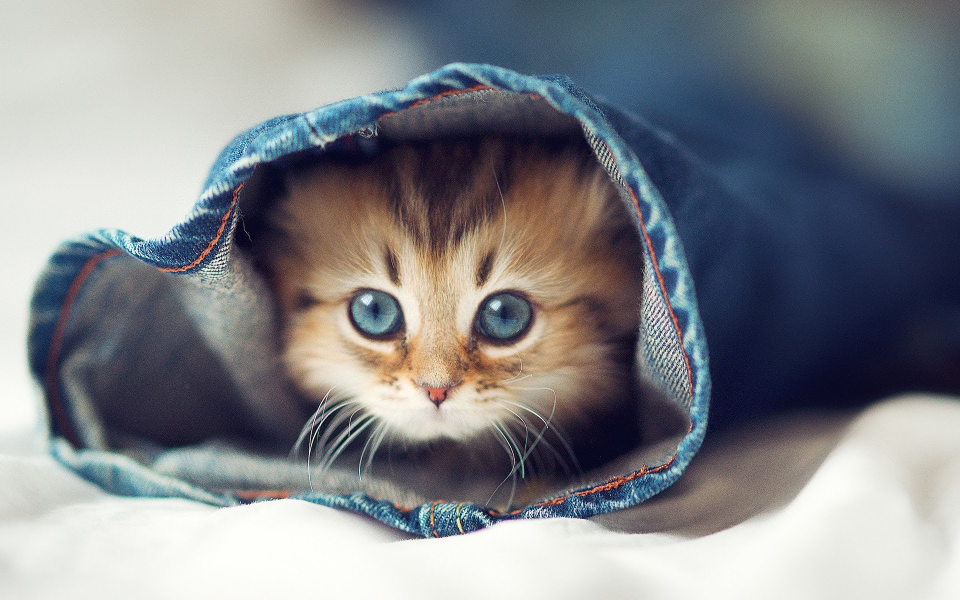
#> input picture 影像處理/HW1/cutecat.jpg, 1920 x 1200 px (shown at 1/2 size)
$ python hw1.py
#> lines starting #> are read from the running program, lines starting #| are printed output that depends on the picture
# -*- coding: utf-8 -*-
"""
Created on Sun Oct  1 16:35:17 2017

@author: 卓傳衛
"""

import cv2


"""除了標準輸出有寬高資訊外  視窗開啟圖檔的名稱後也有圖片寬高尺寸"""
"""
9/27 HW#01
1. 視窗看圖 (10%)
2. 長寬各縮小一半 (30%)
3. 中間放字--"淡江資工" (綠色的, 粗體) (30%)
4.  **影像其他特效 (20%額外加分)
     Input: 讀入"任意"一張圖片
     Output:（1）存新檔圖 (20%）
            （2）顯示影像寬和高 (10%)
"""

"""讀取並縮小圖片"""
#圖片名稱
pic_name = "cutecat.jpg"
pic = cv2.imread(pic_name)
#> pic is the input picture: shape (1200, 1920, 3); mean B, G, R 137.3, 132.8, 130.3
small_pic = cv2.resize(pic,(int(pic.shape[1]/2),int(pic.shape[0]/2)))
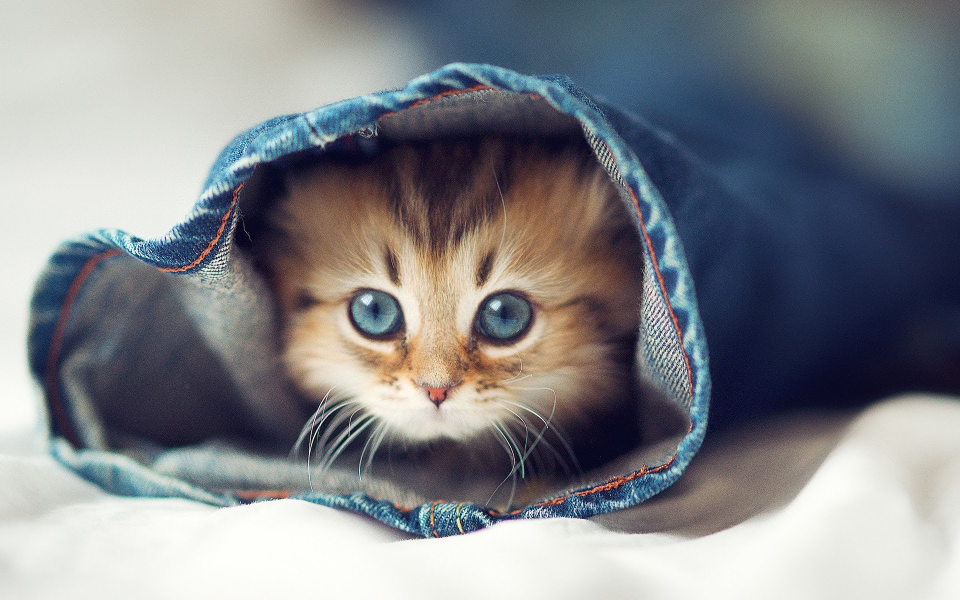
#> small_pic: shape (600, 960, 3); mean B, G, R 137.4, 132.9, 130.5
small_pic_name = "small-"+pic_name

'''印出縮小後的圖片'''
cv2.imshow(format(small_pic_name+"(%d x %d)"%(small_pic.shape[1],small_pic.shape[0])),small_pic)
print(format("寬:%d 長:%d"%(small_pic.shape[1],small_pic.shape[0])))
#| 寬:960 長:600
key = cv2.waitKey(0)
#> (key Esc is pressed here)

'''按下S儲存縮小的照片'''
if(key == 115):
    cv2.imwrite(small_pic_name,small_pic)

"""影像其他特效(使圖片線性增亮)"""
bright_rate = 1.5
bright_plus = 0
for ih in range(0,small_pic.shape[0]):
    for iw in range(0,small_pic.shape[1]):
        for i in range(0,3):
            b = int(small_pic[ih,iw,i])
            b = b*bright_rate+bright_plus
            if b > 255 :
                b = 255
            small_pic[ih,iw,i] = b
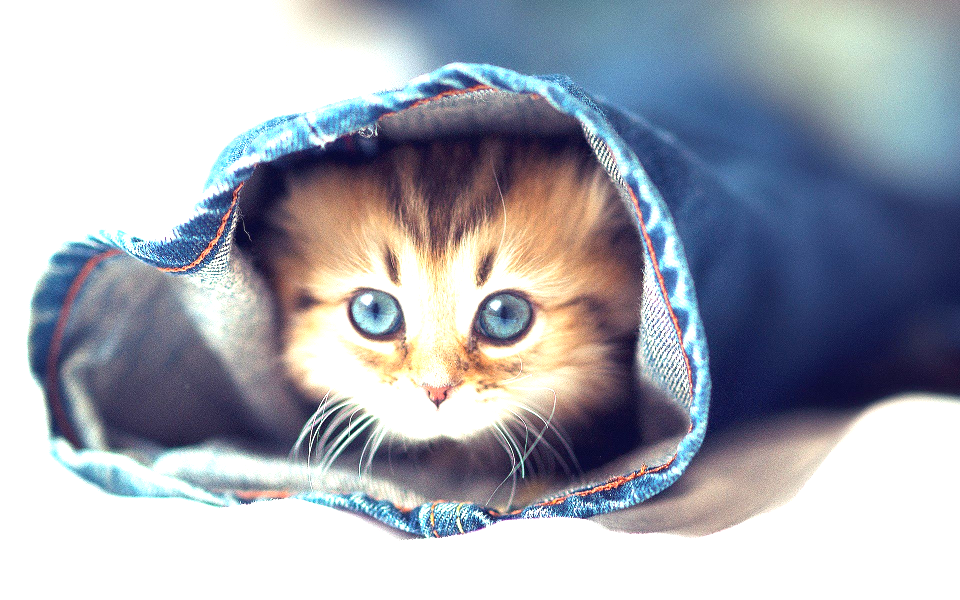
#> small_pic: shape (600, 960, 3); mean B, G, R 179.3, 168.9, 165
"""印出變亮的圖片"""
cv2.imshow(format("bright-"+small_pic_name+"(%d x %d)"%(small_pic.shape[1],small_pic.shape[0])),small_pic)
print(format("寬:%d 長:%d"%(small_pic.shape[1],small_pic.shape[0])))
#| 寬:960 長:600
key = cv2.waitKey(0)
#> (key Esc is pressed here)

'''按下S儲存變亮的照片'''
if(key == 115):
    cv2.imwrite("bright"+small_pic_name,small_pic)


"加入文字"
font = cv2.FONT_HERSHEY_TRIPLEX
"""cv2.putText並不直接支援中文 故使用英文 'TKU CSIE' """
text = 'TKU CSIE'
Big = 2
hoz_offset = 10
ver_offset = 5
text_on_pic = cv2.putText(small_pic,text,(int(small_pic.shape[1]/2)-len(text)*Big*hoz_offset,int(small_pic.shape[0]/2)+Big*ver_offset),font,Big,(0,255,0),10)
cv2.imshow(format("text-"+small_pic_name+"(%d x %d)"%(small_pic.shape[1],small_pic.shape[0])),small_pic)
print(format("寬:%d 長:%d"%(small_pic.shape[1],small_pic.shape[0])))
#| 寬:960 長:600
key =cv2.waitKey(0)
#> (key Esc is pressed here)

"""儲存(輸出)最終結果"""
cv2.imwrite("Output-"+small_pic_name,small_pic)
cv2.destroyAllWindows()
